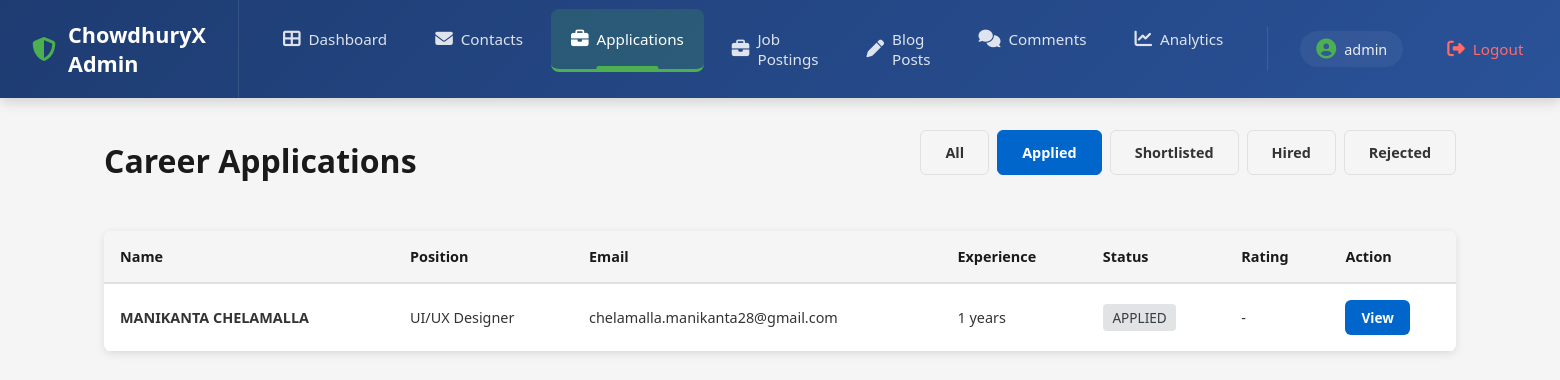
The app's page /admin/careers?status=applied (signed in) with its own data.
### models.py (models this page shows, shortened)
class Career(db.Model):
    __tablename__ = 'careers'
    id = db.Column(db.Integer, primary_key=True)
    full_name = db.Column(db.String(120), nullable=False, index=True)
    email = db.Column(db.String(120), nullable=False, index=True)
    phone = db.Column(db.String(20), nullable=False)
    position = db.Column(db.String(150), nullable=False, index=True)
    experience_years = db.Column(db.Integer, nullable=False)
    resume_filename = db.Column(db.String(255), nullable=True)
    cover_letter = db.Column(db.Text, nullable=True)
    status = db.Column(db.String(20), default='applied')  # applied, shortlisted, rejected, hired
    rating = db.Column(db.Integer, default=0)  # 1-5 stars for admin review
    notes = db.Column(db.Text, nullable=True)
    created_at = db.Column(db.DateTime, default=datetime.utcnow, index=True)
    ip_address = db.Column(db.String(45), nullable=True)

### admin/routes.py (the view)
@admin_bp.route('/careers')
@login_required
def careers():
    page = request.args.get('page', 1, type=int)
    status = request.args.get('status', 'all')
    export = request.args.get('export', 'false').lower() == 'true'
    query = Career.query.order_by(Career.created_at.desc())
    if status != 'all':
        query = query.filter_by(status=status)
    if export:
        return export_careers_csv(query.all())
    careers = query.paginate(page=page, per_page=15)
    return render_template(
        'admin-careers.html',
        careers=careers,
        current_status=status
    )

### admin/routes.py (called while the page is built)
def login_required(f):
    @wraps(f)
    def decorated_function(*args, **kwargs):
        if 'admin_id' not in session:
            return redirect(url_for('admin.login'))
        return f(*args, **kwargs)
    return decorated_function

### admin/templates/admin-careers.html (shortened to what this page needs)
{% extends "base-admin.html" %}
{% block content %}
<div class="content-header">
    <h1>Career Applications</h1>
    <div class="filter-buttons">
        <a href="{{ url_for('admin.careers', status='all') }}" class="btn {% if current_status == 'all' %}active{% endif %}">All</a>
        <a href="{{ url_for('admin.careers', status='applied') }}" class="btn {% if current_status == 'applied' %}active{% endif %}">Applied</a>
        <a href="{{ url_for('admin.careers', status='shortlisted') }}" class="btn {% if current_status == 'shortlisted' %}active{% endif %}">Shortlisted</a>
        <a href="{{ url_for('admin.careers', status='hired') }}" class="btn {% if current_status == 'hired' %}active{% endif %}">Hired</a>
        <a href="{{ url_for('admin.careers', status='rejected') }}" class="btn {% if current_status == 'rejected' %}active{% endif %}">Rejected</a>
    </div>
</div>
{% if careers.items %}
<div class="table-responsive">
    <table class="data-table">
        <thead>
            <tr>
                <th>Name</th>
                <th>Position</th>
                <th>Email</th>
                <th>Experience</th>
                <th>Status</th>
                <th>Rating</th>
                <th>Action</th>
            </tr>
        </thead>
        <tbody>
            {% for career in careers.items %}
            <tr>
                <td><strong>{{ career.full_name }}</strong></td>
                <td>{{ career.position }}</td>
                <td>{{ career.email }}</td>
                <td>{{ career.experience_years }} years</td>
                <td><span class="badge badge-{{ career.status }}">{{ career.status }}</span></td>
                <td>
                    {% if career.rating %}
                    <div class="rating">
                        {% for i in range(career.rating) %}
                        <i class="fas fa-star"></i>
                        {% endfor %}
                    </div>
                    {% else %}
                    <span>-</span>
                    {% endif %}
                </td>
                <td>
                    <a href="{{ url_for('admin.view_career', career_id=career.id) }}" class="btn btn-sm btn-primary">View</a>
                </td>
            </tr>
            {% endfor %}
        </tbody>
    </table>
</div>
{% else %}
<div class="empty-state">
    <p>No applications found</p>
</div>
{% endif %}
{% endblock %}

### admin/static/css/admin.css (style rules this page uses)
:root { --admin-primary: #0066cc; --admin-secondary: #ff6b35; --admin-dark: #1a1a1a; --admin-light: #f5f5f5; --admin-white: #ffffff; --admin-border: #e0e0e0; --admin-text: #333333; }
* { margin: 0; padding: 0; box-sizing: border-box; }
body { font-family: 'Segoe UI', Tahoma, Geneva, Verdana, sans-serif; background-color: var(--admin-light); color: var(--admin-text); }
.dashboard-header, .content-header { margin-bottom: 2rem; }
.dashboard-header h1, .content-header h1 { font-size: 2rem; margin-bottom: 0.5rem; color: var(--admin-dark); }
.content-header { display: flex; justify-content: space-between; align-items: center; }
.table-responsive { overflow-x: auto; }
.data-table { width: 100%; border-collapse: collapse; font-size: 0.9rem; }
.data-table thead { background-color: var(--admin-light); }
.data-table th { padding: 1rem; text-align: left; font-weight: 600; color: var(--admin-dark); border-bottom: 2px solid var(--admin-border); }
.data-table td { padding: 1rem; border-bottom: 1px solid var(--admin-border); }
.btn { display: inline-block; padding: 0.75rem 1.5rem; border: none; border-radius: 6px; font-size: 0.9rem; font-weight: 600; cursor: pointer; transition: all 0.3s ease; text-decoration: none; text-align: center; }
.btn-primary { background-color: var(--admin-primary); color: var(--admin-white); }
.btn-sm { padding: 0.5rem 1rem; font-size: 0.85rem; }
.filter-buttons { display: flex; gap: 0.5rem; margin-bottom: 1.5rem; flex-wrap: wrap; }
.filter-buttons .btn { background-color: var(--admin-light); color: var(--admin-text); border: 1px solid var(--admin-border); }
.filter-buttons .btn.active { background-color: var(--admin-primary); color: var(--admin-white); border-color: var(--admin-primary); }
.badge { display: inline-block; padding: 0.25rem 0.75rem; border-radius: 20px; font-size: 0.8rem; font-weight: 600; text-transform: uppercase; }
.badge-applied, .badge-draft { background-color: #e2e3e5; color: #383d41; }
.badge { display: inline-block; padding: 0.25rem 0.6rem; border-radius: 4px; font-size: 0.85rem; font-weight: 500; }
.table-responsive { overflow-x: auto; background: white; border-radius: 8px; box-shadow: 0 2px 8px rgba(0,0,0,0.1); }

### records on screen
Career: full_name "MANIKANTA CHELAMALLA", position "UI/UX Designer", email "chelamalla.manikanta28@gmail.com", experience_years "1", status "APPLIED"

### other values on screen
{{ session.get('admin_username', 'Admin') }} "admin"
